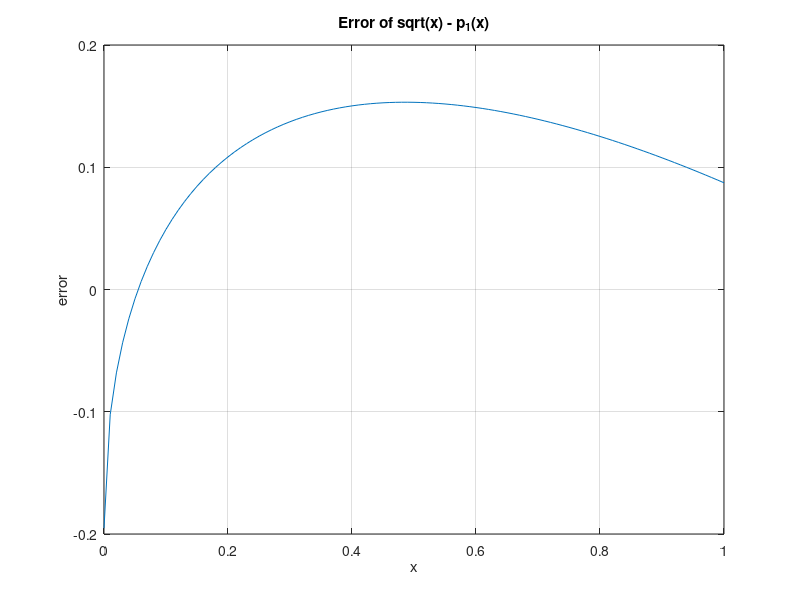
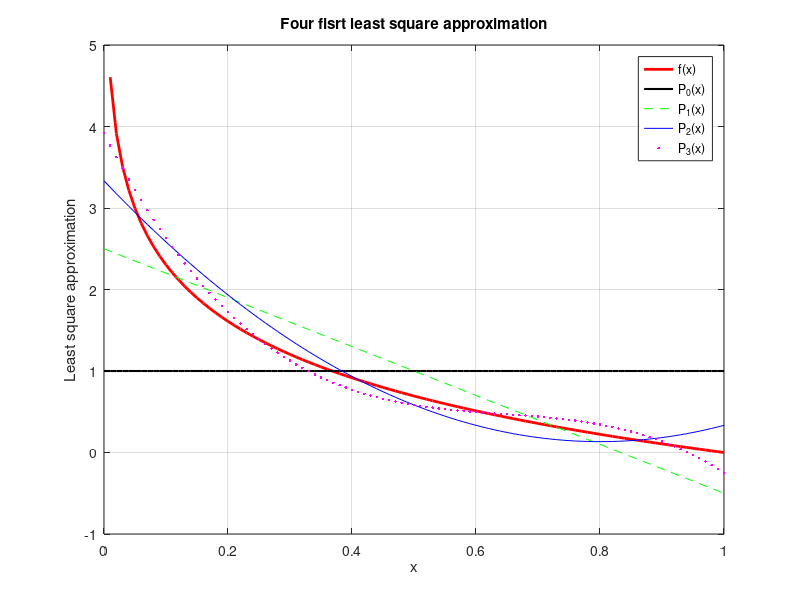
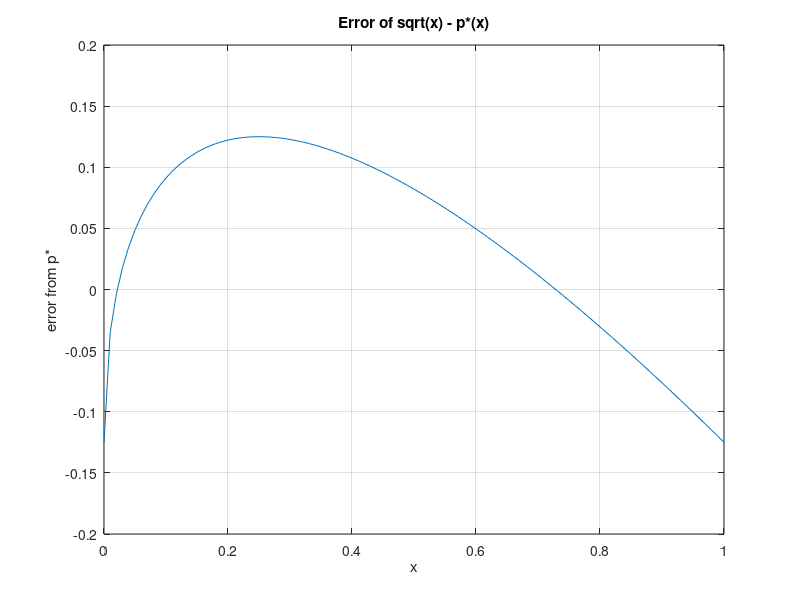
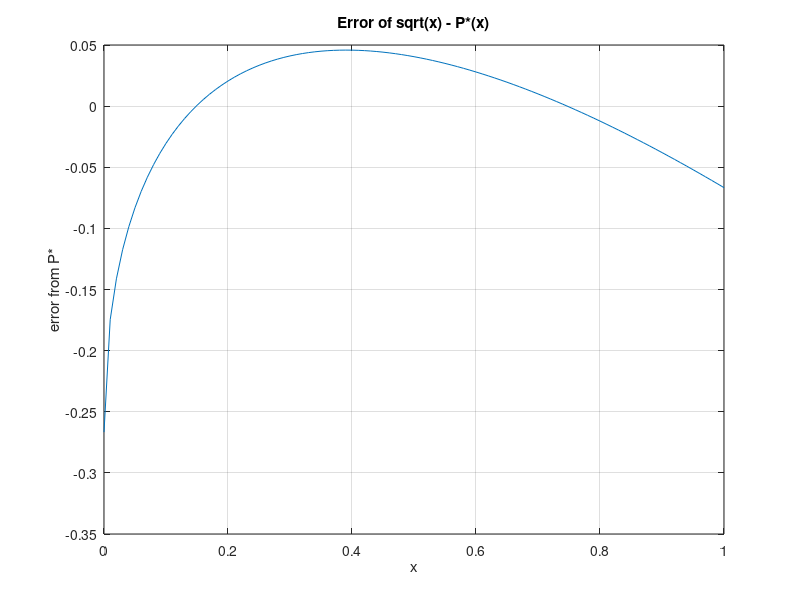

Reproduce these figures in MATLAB, in order.
% Luan Cong Doan - Numerical Analysis Class - Homework 3
close all; clear all; clc;
%% Hw 3.1.a
%syms x;
x = 0:0.01:1;
%syms x;
fx = sqrt(x);
p1x = (sqrt(6)-sqrt(3))*x + (2-sqrt(2))/3;
error = fx - p1x;
figure; plot(x,error); grid on;
xlabel('x'); ylabel('error'); title('Error of sqrt(x) - p_1(x)');
print('hw3_11a','-dpng');

p2x = 1/8 + x;
error2 = fx - p2x;
figure; plot(x,error2); grid on;
xlabel('x'); ylabel('error from p*'); title('Error of sqrt(x) - p*(x)');
%print('hw3_11c','-dpng');

p3x = 4/15 + (4/5)*x;
error3 = fx - p3x;
figure; plot(x,error3); grid on;
xlabel('x'); ylabel('error from P*'); title('Error of sqrt(x) - P*(x)');
%print('hw3_21a','-dpng');

%xe = 1/x;
f2x = log(1) - log(x);
P0x = 1;
P1x = -3*x + 5/2;
P2x = 5*x.^2 - 8*x + 10/3;
P3x = -(35/3)*x.^3 + (45/2)*x.^2 - 15*x + 47/12;
figure; plot(x,f2x,'r','linewidth',2); hold on; grid on;
plot(x,ones(size(x))*1,'k','linewidth',1.5) %plot(x,P0x,'b'); 
plot(x,P1x,'g--'); plot(x,P2x,'b-'); plot(x,P3x,'m.');
legend('f(x)','P_0(x)','P_1(x)','P_2(x)','P_3(x)');
xlabel('x');ylabel('Least square approximation');
title('Four fisrt least square approximation');
print('hw3_34','-dpng');



    
